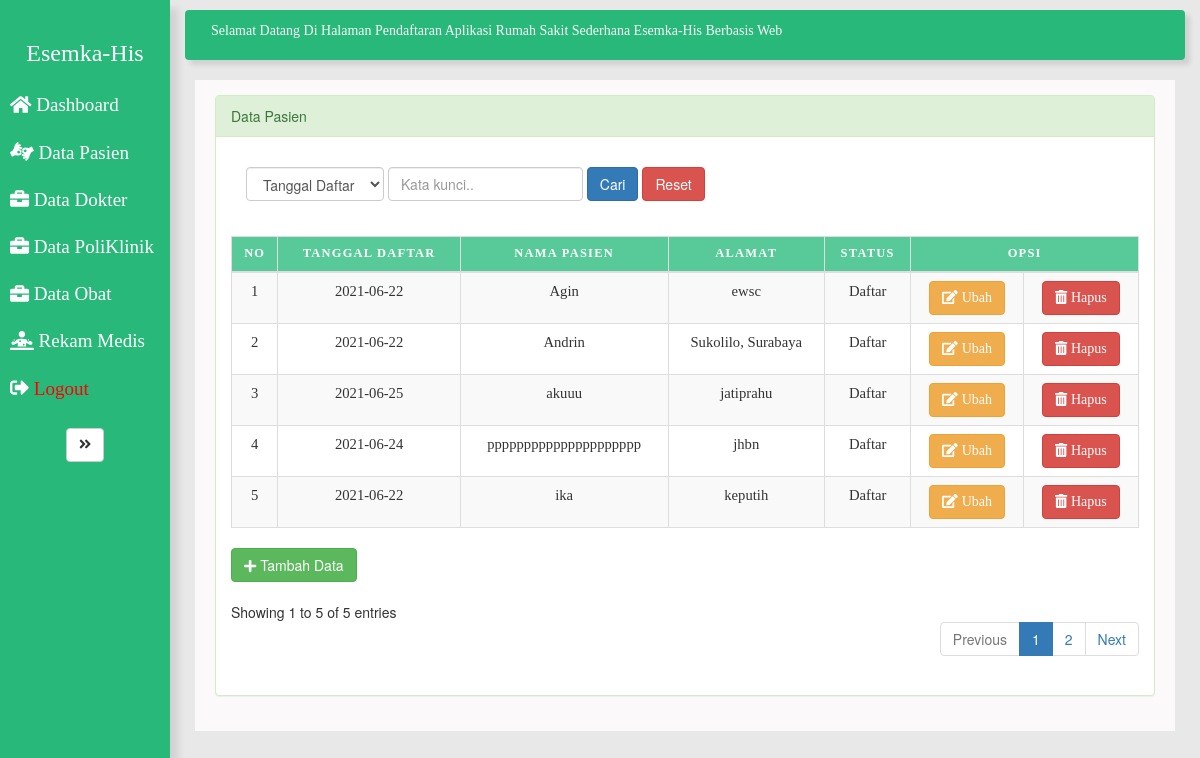
The page /pendaftaran.php on the database its author committed.
### tables this page shows
CREATE TABLE `pasien` (
  `id_pasien` varchar(50) NOT NULL,
  `tgl_daftar` date NOT NULL,
  `no_identitas` varchar(30) NOT NULL,
  `nama_pasien` text NOT NULL,
  `tgl_lahir` date NOT NULL,
  `jk` text NOT NULL,
  `alamat` text NOT NULL,
  `no_hp` text NOT NULL,
  `status` text NOT NULL
);

### pendaftaran.php (the view, shortened to what this page needs)
<!DOCTYPE html>
<html lang="en">
<head>
	<link rel="stylesheet" href="assets/css/style.css">
	<link rel="stylesheet" href="https://maxcdn.bootstrapcdn.com/bootstrap/3.4.0/css/bootstrap.min.css">
</head>
<body>
	<div class="wrapper">
		<nav id="sidebar">
				<div class="sidebar-header">
					<a href="index.php"><h3>Esemka-His</h3>
					</a>
				</div>
				<ul class="list-unstyled components">
					<li>
						<a href="index.php">
							<i class="fas fa-home"></i>
							Dashboard
						</a>
					</li>
					<li>
						<a href="pendaftaran.php">
							<i class="fas fa-american-sign-language-interpreting"></i>
							Data Pasien
						</a>
					</li>
					<li>
						<a href="dokter/data_dokter.php">
							<i class="fas fa-briefcase"></i>
							Data Dokter
						</a>
					</li>
					<li>
						<a href="poliklinik/data_poli.php">
							<i class="fas fa-briefcase"></i>
							Data PoliKlinik
						</a>
					</li>
					<li>
						<a href="obat/data_obat.php">
							<i class="fas fa-briefcase"></i>
							Data Obat
						</a>
					</li>
					<li>
						<a href="pelayanan.php">
							<i class="fas fa-diagnoses"></i>
							Rekam Medis
						</a>
					</li>
					<li>
						<a href="logout.php">
							<i class="fas fa-sign-out-alt"></i>
							<font color="red">Logout</font><br>
						</a>
					</li>
				</ul>
					<button type="button" id="sidebarCollapse" class="btn btn-default">
							<i class="fas fa-angle-double-right"></i>
					</button>
		</nav>
		<div id="content">
			<nav class="navbar navbar-expand-lg ">
                <div class="container-fluid">
				<marquee>Selamat Datang Di Halaman Pendaftaran Aplikasi Rumah Sakit Sederhana Esemka-His Berbasis Web</marquee>
				</div>
			</nav>
			<div id="page-wrapper" >
			<div style="padding: 15px 20px;background-color: #fbf9f9; min-height: 500px; margin-right: 15px; margin-left: 5px; margin-bottom: 0px;" >
            <div id="page-inner">
			<div class="row" >
    <div class="col-md-12">
        <div class="panel panel-success">
            <div class="panel-heading">
			Data Pasien   </div>
                        <div class="panel-body">
				<div class="panel-body" >
				<form class="form-inline" >
					<div class="form-group">
					<select class="form-control" id="Kolom" name="Kolom" required="">
						<?php
						$kolom=(isset($_GET['Kolom']))? $_GET['Kolom'] : "";
						?>
						<option value="tgl_daftar" <?php if ($kolom=="tgl_daftar") echo "selected"; ?>>Tanggal Daftar</option>
					</select>
					</div>
					<div class="form-group">
					<input type="text" class="form-control" id="KataKunci" name="KataKunci" placeholder="Kata kunci.." required="" value="<?php if (isset($_GET['KataKunci']))  echo $_GET['KataKunci']; ?>">
					</div>
					<button type="submit" class="btn btn-primary">Cari</button>
					<a href="pendaftaran.php" class="btn btn-danger">Reset</a>
				</form>
				</div>
			 <table class="table table-striped table-bordered table-hover" id="dataTables-example">
								<thead>
							<tr>
								<th>No</th>
								<th>Tanggal Daftar</th>
								<th>Nama Pasien</th>
								<th>Alamat</th>
								<th>Status</th>
								<th colspan="2">Opsi</th>
						</tr>
						</thead>
						<tbody>
							<?php
								include '../config.php';
								$page = (isset($_GET['page']))? (int) $_GET['page'] : 1;
								$kolomCari=(isset($_GET['Kolom']))? $_GET['Kolom'] : "";
								$kolomKataKunci=(isset($_GET['KataKunci']))? $_GET['KataKunci'] : "";
								$limit = 5;
								$limitStart = ($page - 1) * $limit;
								if($kolomCari=="" && $kolomKataKunci==""){
									$data = mysqli_query($koneksi,"SELECT * FROM pasien LIMIT ".$limitStart.",".$limit);
								}else{
										$data = mysqli_query($koneksi, "SELECT * FROM pasien WHERE $kolomCari LIKE '%$kolomKataKunci%' LIMIT ".$limitStart.",".$limit);
									}
								$no = $limitStart + 1;
									while($d = mysqli_fetch_array($data)){
								?>
								<tr>
									<td><?php echo $no++; ?></td>
									<td><?php echo $d["tgl_daftar"]; ?></td>
									<td><?php echo $d["nama_pasien"]; ?></td>
									<td><?php echo $d["alamat"]; ?></td>
									<td><?php echo $d["status"]; ?></td>
									<td><a href="form_ubah.php?id=<?php echo $d['id_pasien']; ?>" class="btn btn-warning" ><i class="fas fa-edit"></i> Ubah</a></td>
									<td><a onclick="return confirm('Apakah anda yakin akan menghapus data ini?')" href="hapus.php?id=<?php echo $d['id_pasien']; ?>" class="btn btn-danger" ><i class="fas fa-trash-alt"></i> Hapus</a>
								</tr>
								<?php
								}
								?>
							</tbody>
                            </div></div></div>
                        </div>
					</div>
				</div>
			</div>
			<div >
			<button type="button" name="age" id="age" data-toggle="modal" data-target="#add_data_Modal" class="btn btn-success"><i class="fa fa-plus"></i> Tambah Data</button>
			</div></br>
<div class="row"><div class="col-sm-6"><div class="dataTables_info" id="dataTables-example_info" role="alert" aria-live="polite" aria-relevant="all">Showing 1 to 5 of 5 entries</div></div><div class="col-sm-6">
<div align="right">
    <ul class="pagination">
      <?php
        if($page == 1){
      ?>
        <li class="disabled"><a href="#">Previous</a></li>
      <?php
        }
      ?>
	  <?php
	 		if($kolomCari=="" && $kolomKataKunci==""){
				$data = mysqli_query($koneksi,"SELECT * FROM pasien ");
			}else{
					$data = mysqli_query($koneksi, "SELECT * FROM pasien WHERE $kolomCari LIKE '%$kolomKataKunci%'");
				}
        $JumlahData = mysqli_num_rows($data);
        $jumlahPage = ceil($JumlahData / $limit);
        $jumlahNumber = 1;
        $startNumber = ($page > $jumlahNumber)? $page - $jumlahNumber : 1;
        $endNumber = ($page < ($jumlahPage - $jumlahNumber))? $page + $jumlahNumber : $jumlahPage;
		for($i = $startNumber; $i <= $endNumber; $i++){
			$linkActive = ($page == $i)? ' class="active"' : '';
			if($kolomCari=="" && $kolomKataKunci==""){
	  ?>
		          <li<?php echo $linkActive; ?>><a href="pendaftaran.php?page=<?php echo $i; ?>"><?php echo $i; ?></a></li>
				  <?php
        }else{
          ?>
          <li<?php echo $linkActive; ?>><a href="pendaftaran.php?Kolom=<?php echo $kolomCari;?>&KataKunci=<?php echo $kolomKataKunci;?>&page=<?php echo $i; ?>"><?php echo $i; ?></a></li>
          <?php
        }
      }
      ?>
      <?php
       if($page == $jumlahPage){
      ?>
        <li class="disabled"><a href="#">Next</a></li>
      <?php
      }
      else{
        $linkNext = ($page < $jumlahPage)? $page + 1 : $jumlahPage;
       if($kolomCari=="" && $kolomKataKunci==""){
          ?>
            <li><a href="pendaftaran.php?page=<?php echo $linkNext; ?>">Next</a></li>
       <?php
          }else{
        ?>
           <li><a href="pendaftaran.php?Kolom=<?php echo $kolomCari;?>&KataKunci=<?php echo $kolomKataKunci;?>&page=<?php echo $linkNext; ?>">Next</a></li>
      <?php
        }
      }
      ?>
		</div>
	</div>
</body>
</html>

### assets/css/style.css (style rules this page uses)
body { font-family: 'Poppins', sans-serif; background: #999; }
a, a:hover, a:focus { color: inherit; text-decoration: none; transition: all 0.3s; }
.navbar { padding: 10px; font-family: 'Trebuchet Ms', Times, serif; color: #fafafa; background: rgb(40, 184, 122); border:none; border-radius: 0; margin-left: -5px; margin-right: 5px; box-shadow: 5px 5px 5px rgba(0, 0, 0, 0.1); }
.wrapper { display: flex; align-items: stretch; background: rgb(232, 232, 232); }
#sidebar { font-family: 'Trebuchet Ms', Times, serif; text-align: center; font-size: 13pt; color: #fff; min-width: 170px; max-width: 180px; background: rgb(40, 184, 122); transition: all 0.3s; outline: 0px; box-shadow: 8px 8px 8px rgba(0, 0, 0, 0.1); }
#sidebar ul li a { text-align: left; color: #fff; font-family: 'Trebuchet Ms', Times, serif; }
#sidebar .sidebar-header h3 { padding-top: 20px; background: rgb(40, 184, 122); color: #fff; font-family: 'Trebuchet Ms', Times, serif; }
#sidebar ul.components { padding: 5px 0; border-bottom: 1px solid rgb(40, 184, 122); }
#sidebar ul li a { padding: 10px; font-size: 1.1em; display: block; }
#content { width: 100%; padding: 10px; padding-left: 20px; min-height: 100vh; transition: all 0.3s; }
table { margin: 0; padding: 0; width: 100%; font-family: 'Trebuchet Ms', Times, serif; font-size: 11pt; }
table tr { padding: .35em; }
table td { padding: .625em; text-align: center; }
table th { text-align: center; font-size: .85em; letter-spacing: .1em; text-transform: uppercase; color: rgb(255, 255, 255); background-color: rgb(88, 202, 153); }

### rows shown on the page
pasien: tgl_daftar "2021-06-22", nama_pasien "Agin", alamat "ewsc", status "Daftar"
pasien: tgl_daftar "2021-06-22", nama_pasien "Andrin", alamat "Sukolilo, Surabaya", status "Daftar"
pasien: tgl_daftar "2021-06-25", nama_pasien "akuuu", alamat "jatiprahu", status "Daftar"
pasien: tgl_daftar "2021-06-24", nama_pasien "ppppppppppppppppppppp", alamat "jhbn", status "Daftar"
pasien: tgl_daftar "2021-06-22", nama_pasien "ika", alamat "keputih", status "Daftar"
